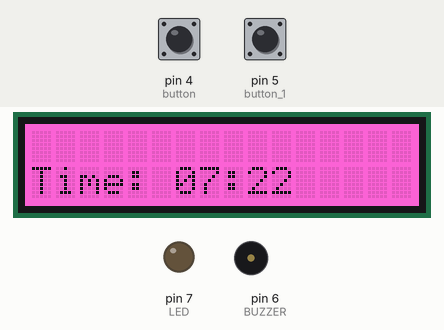
Bench run of a sketch on a simulated Arduino Uno, built with avr-gcc and run on an emulated ATmega328P. Shown: 16×2 character LCD, output pins drawn as LEDs (lit = HIGH), buzzer (waves = sounding, pin HIGH). Inputs (shaded band) come from the test bench; at power-on: pin 5 (button_1) LOW, pin 4 (button) LOW.

Above: at 1.2 s.
1.3 s: pin 5 (button_1) pulled HIGH for 1.25 s
At 3.4 s:
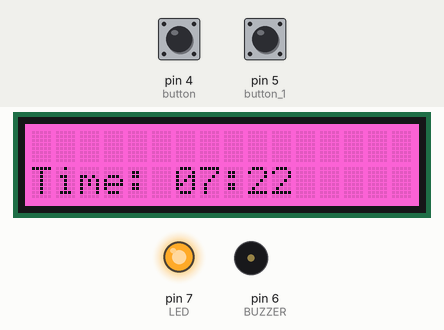
4.5 s: pin 4 (button) pulled HIGH for 1.25 s
At 5.8 s:
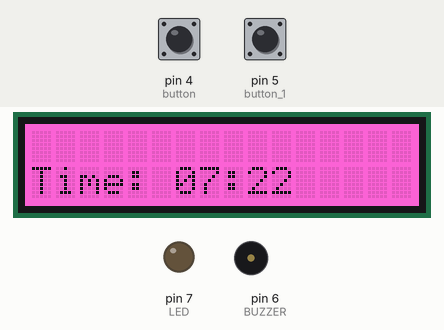
Timing chart, 0 to 7.5 s (numbered marks = the images above; inputs shaded):
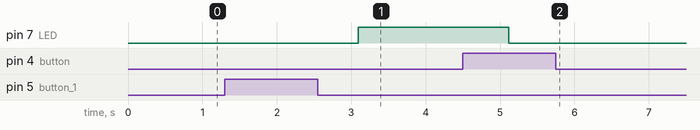

The sketch:

alarm_and_two_buttons.ino
```cpp
#include <Wire.h>
#include "rgb_lcd.h"

rgb_lcd lcd;	//LCD PORT 12c
#define button 4  	//d4
#define button_1 5  	//d5
#define BUZZER 6  //d6

#define LED 7

int alarm_clock_time_hours = 7;
int alarm_clock_time_minutes = 23;
int time_hours = 7;
int time_minutes = 22;
int button_state = 0;
int button_1_state = 0;
int k=0;
int last_button_state = 0;  // To store the previous button state
int last_button_1_state = 0;
int colorR = 255;
int colorG = 51;
int colorB = 204;

void setup()
{
  // Set up the LCD's number of columns and rows:
  lcd.begin(16, 2);
  lcd.setRGB(colorR, colorG, colorB);

  // Set up the buzzer pin:
  pinMode(BUZZER, OUTPUT);
  Serial.begin(9600);

  // Set the button pin as input:
  pinMode(button, INPUT);
  pinMode(LED,OUTPUT);    //Sets the pinMode to Output
}

void loop()
{
  // Read the button state:
  button_state = digitalRead(button);
  button_1_state = digitalRead(button_1);

  // Check if the alarm time matches the current time:
  if ((alarm_clock_time_hours == time_hours) && (alarm_clock_time_minutes == time_minutes)&&k==0)
  {
    tone(BUZZER, 15); // Play the tone (alarm sound)
  }

  // If the button is pressed, stop the buzzer:
  if (button_state == HIGH && last_button_state == LOW) // Detecting button press
  {
    noTone(BUZZER); // Stop the buzzer sound
    digitalWrite(LED, LOW);  //Sets the voltage to low
    delay(100); // Small delay to debounce the button press
  }

  // Update last button state:
  last_button_state = button_state;

  // Display the time on the LCD in HH:MM format:
  lcd.setCursor(0, 1);
  lcd.print("Time: ");
  if (time_hours < 10) { // Add leading zero for single-digit hours
    lcd.print("0");
  }
  lcd.print(time_hours);
  lcd.print(":");
  if (time_minutes < 10) { // Add leading zero for single-digit minutes
    lcd.print("0");
  }
  lcd.print(time_minutes);

  // Wait for 1 second before updating the time:
  delay(1000);
  //if ((alarm_clock_time_hours == time_hours) && (alarm_clock_time_minutes-30 == time_minutes)&&k==0)
   if (button_1_state == HIGH && last_button_1_state == LOW) // Detecting button press
  {
    alarm_clock_time_minutes=alarm_clock_time_minutes+1;
    digitalWrite(LED, HIGH); //Sets the voltage to high
  }
  last_button_1_state = button_1_state;

  // Increment the time:
  k++;
  if (k == 60)
  {
    time_minutes++;
    k = 0;
  }

  if (time_minutes == 60)
  {
    time_hours++;
    time_minutes = 0;
  }

  // Wrap the time back to 1:00 if it exceeds 12:59:
  if (time_hours == 24)
  {
    time_hours = 0;
    time_minutes = 0;
  }
  }
```

Measured:
- after the input at 1.3 s, pin 7 (LED): LOW → HIGH after 1.8 s
- after the input at 4.5 s, pin 7 (LED): HIGH → LOW after 0.62 s
